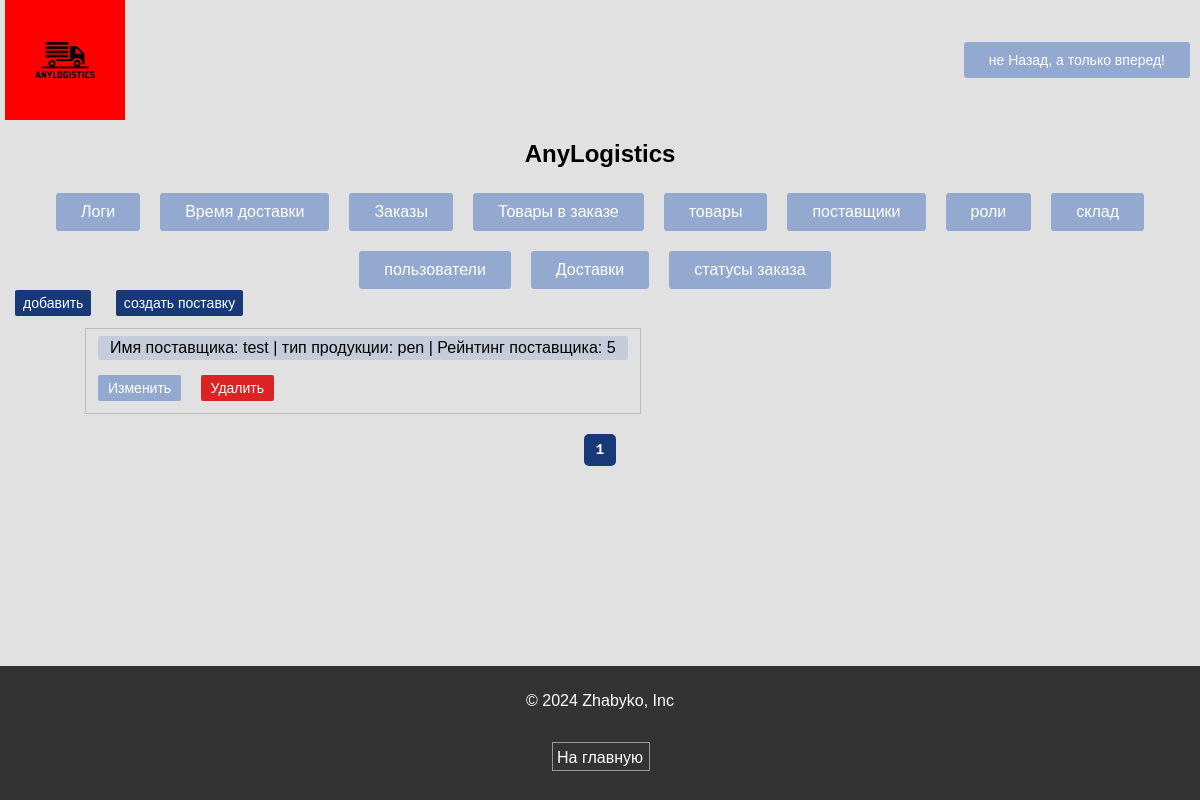
Screenshot of /logistic/providers/ (signed in) with the database file from the repository.
### logistic/models.py (models this page shows, shortened)
class Provider(models.Model):
    user = models.ForeignKey(User, on_delete=models.CASCADE)
    rating = models.IntegerField()
    product_type = models.CharField(max_length=20)
    is_deleted = models.BooleanField(default=False)
    objects = NonDeletedManager()
    all_objects = models.Manager()

class User(AbstractBaseUser, PermissionsMixin):
    login = models.CharField(max_length=15, unique=True)
    password = models.CharField(max_length=128)
    role = models.ForeignKey(Role, on_delete=models.CASCADE)
    phone = models.CharField(
        max_length=15,
        validators=[
            RegexValidator(
                regex=r'^[0-9\(\)\-\+]+$',
                message="Телефон может содержать только цифры, знаки (), -, +.",
            )
        ])
    is_deleted = models.BooleanField(default=False)
    last_login = models.DateTimeField(null=True, blank=True)
    is_staff = models.BooleanField(default=False)
    is_superuser = models.BooleanField(default=False)
    USERNAME_FIELD = 'login'
    REQUIRED_FIELDS = ['phone', 'role']
    objects = NonDeletedManager()
    all_objects = models.Manager()

### logistic/decorators.py (the view)
        def _wrapped_view(request, *args, **kwargs):
            if not request.user.is_authenticated:
                messages.warning(request, "Для доступа к этой странице необходимо войти в систему.")
                return redirect('home')
            if not request.user.role or request.user.role.role not in role_names:
                messages.warning(request, "У вас нет доступа к этой странице.")
                previous_url = request.META.get('HTTP_REFERER', reverse('home'))
                return redirect(previous_url)
            return view_func(request, *args, **kwargs)

### logistic/models.py (called while the page is built)
    def get_queryset(self):
        return super().get_queryset().filter(is_deleted=False)

### logistic/views.py (called while the page is built)
@login_required
@role_required(['admin', 'manager', 'provider'])
def providers_list(request):
    logs = Provider.objects.all()
    paginator = Paginator(logs, 10)
    page_number = request.GET.get('page')
    page_obj = paginator.get_page(page_number)
    return render(request, 'providers.html', {'page_obj': page_obj})

### logistic/templates/providers.html (shortened to what this page needs)
{% extends 'base.html' %}
{% load static %}
{% block body %}
    <a class="secondary-btn" href="{% url 'add_providers' %}">добавить</a>
    <a class="secondary-btn" href="{% url 'create_supply' %}">создать поставку</a>
    <ul>
  {% for provider in page_obj %}
      <div class="ulclass">
            <li class="liclass">Имя поставщика: {{ provider.user.login }} | тип продукции: {{ provider.product_type }} | Рейнтинг поставщика: {{ provider.rating }}</li>
            <a class="service-btn" href="{% url 'edit_providers' provider.pk %}">Изменить</a>
            <a href="{% url 'delete_provider' provider.pk %}" class="service-btn delbtn" onclick="return confirm('Вы уверены что хотите удалить объект' +
             ' {{ provider.user.login }}');">Удалить</a>
      </div>
    {% endfor %}
    </ul>
    {% include 'inc/_paginator.html' %}
{% endblock %}

### Kur2/static/styles/style.css (style rules this page uses)
html, body { height: 100%; margin: 0; }
body { font-family: 'Lucida Sans Unicode', 'Lucida Grande', sans-serif; font-size: 16px; background: #e1e1e1; background-size: cover; min-height: 100%; }
.service-btn { text-align: center; vertical-align: center; background-color: #93a9cf; width: fit-content; text-wrap: auto; border: none; color: #ffffff; margin: 10px; padding: 5px 10px; text-decoration: none; display: inline-block; font-size: 14px; border-radius: 2px; }
.secondary-btn { background-color: #173978; margin: 10px; border-radius: 2px; text-decoration: none; padding: 5px 8px; color: white; font-size: 14px; }
.delbtn { background-color: #dc2323; margin: 5px; border-radius: 2px; text-decoration: none; border: 0px; padding: 5px 10px; color: white; font-size: 14px; }
.liclass { list-style: none; background-color: rgba(147, 169, 207, 0.36); border-radius: 2px; padding: 3px 12px; width: fit-content; margin: 5px 10px; }
.ulclass { flex: 1 1 calc(40% - 5%); padding: 2px; margin: 5px 40px 5px 40px; width: fit-content; border: 1px solid rgba(31, 31, 31, 0.19); }

### rows the page displays
Provider: user.login "test", product_type "pen", rating "5"

### other values shown
{{ num }} "1"
